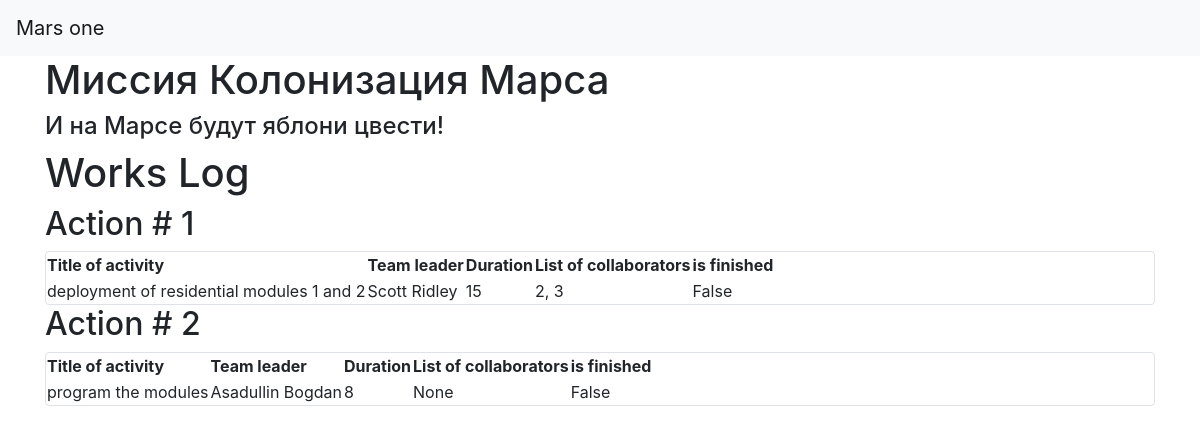
The page / on the database its author committed.
### data/Jobs.py (models this page shows)
class Jobs(SqlAlchemyBase):
    __tablename__ = 'jobs'
    id = sqlalchemy.Column(sqlalchemy.Integer,
                           primary_key=True, autoincrement=True)
    team_leader = sqlalchemy.Column(sqlalchemy.Integer,
                                    sqlalchemy.ForeignKey("users.id"))
    job = sqlalchemy.Column(sqlalchemy.String, nullable=True)
    work_size = sqlalchemy.Column(sqlalchemy.Integer, default=0)
    collaborators = sqlalchemy.Column(sqlalchemy.String, nullable=True)
    start_date = sqlalchemy.Column(sqlalchemy.DateTime)
    end_date = sqlalchemy.Column(sqlalchemy.DateTime)
    is_finished = sqlalchemy.Column(sqlalchemy.BOOLEAN, default=False, nullable=False)
    user = orm.relationship('User')

### data/Users.py (models this page shows)
class User(SqlAlchemyBase):
    __tablename__ = 'users'
    id = sqlalchemy.Column(sqlalchemy.Integer,
                           primary_key=True, autoincrement=True)
    surname = sqlalchemy.Column(sqlalchemy.String, nullable=True)
    name = sqlalchemy.Column(sqlalchemy.String, nullable=True)
    age = sqlalchemy.Column(sqlalchemy.Integer, nullable=True)
    position = sqlalchemy.Column(sqlalchemy.String, nullable=True)
    speciality = sqlalchemy.Column(sqlalchemy.String, nullable=True)
    address = sqlalchemy.Column(sqlalchemy.String, nullable=True)
    email = sqlalchemy.Column(sqlalchemy.String,
                              index=True, unique=True, nullable=True)
    hashed_password = sqlalchemy.Column(sqlalchemy.String, nullable=True)
    modified_date = sqlalchemy.Column(sqlalchemy.DateTime,
                                      default=datetime.datetime.now)
    jobs = orm.relationship("Jobs", back_populates='user')

### main.py (the view)
@app.route("/")
def index():
    db_sess = db_session.create_session()
    jobs = db_sess.query(Jobs)
    return render_template("index.html", jobs=jobs)

### data/db_session.py (called while the page is built)
def create_session() -> Session:
    global __factory
    return __factory()

### templates/index.html
{% extends "base.html" %}
{% block content %}
<h1>Works Log</h1>
{% for item in jobs%}
<h2>Action # {{item.id}}</h2>
<div class="col-md6 border rounded">
<table>
    <tr><th>Title of activity</th> <th>Team leader</th> <th>Duration</th> <th>List of collaborators</th> <th>is finished</th></tr>
    <tr><td>{{item.job}}</td> <td> {{item.user.surname}} {{item.user.name}}</td> <td>{{item.work_size}}</td> <td>{{item.collaborators}}</td> <td>{{item.is_finished}}</td></tr>
</table>
</div>
{% endfor %}
{% endblock %}

### templates/base.html (shortened to what this page needs)
<!doctype html>
<html lang="en">
<head>
    <link rel="stylesheet"
          href="https://stackpath.bootstrapcdn.com/bootstrap/4.4.1/css/bootstrap.min.css"
>
</head>
<body>
<header>
    <nav class="navbar navbar-light bg-light">
        <a class="navbar-brand" href="#">Mars one</a>
    </nav>
</header>
<main role="main" class="container">
    <h1>Миссия Колонизация Марса</h1>
     <h4>И на Марсе будут яблони цвести!</h4>
    {% block content %}{% endblock %}
</main>
</body>
</html>

### rows shown on the page
Jobs: id "1", job "deployment of residential modules 1 and 2", user.surname "Scott", user.name "Ridley", work_size "15", collaborators "2, 3", is_finished "False"
Jobs: id "2", job "program the modules", user.surname "Asadullin", user.name "Bogdan", work_size "8", collaborators "None", is_finished "False"
